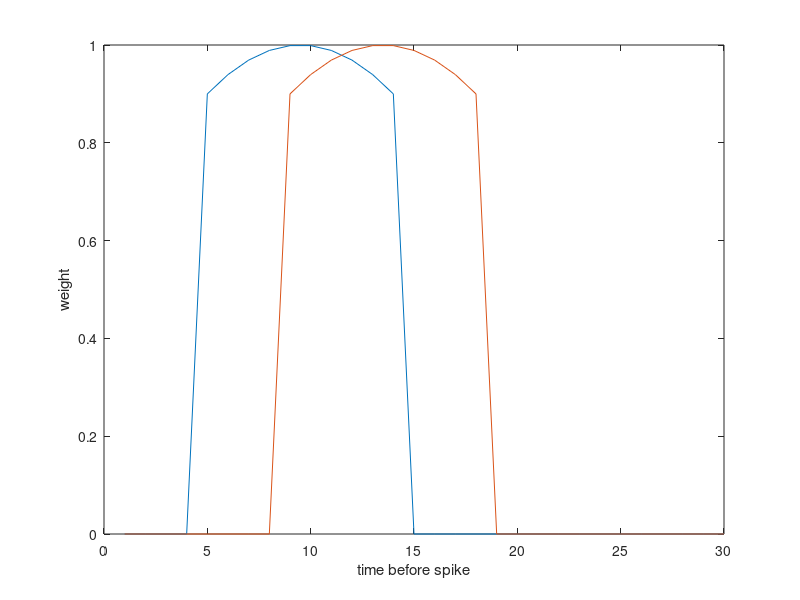
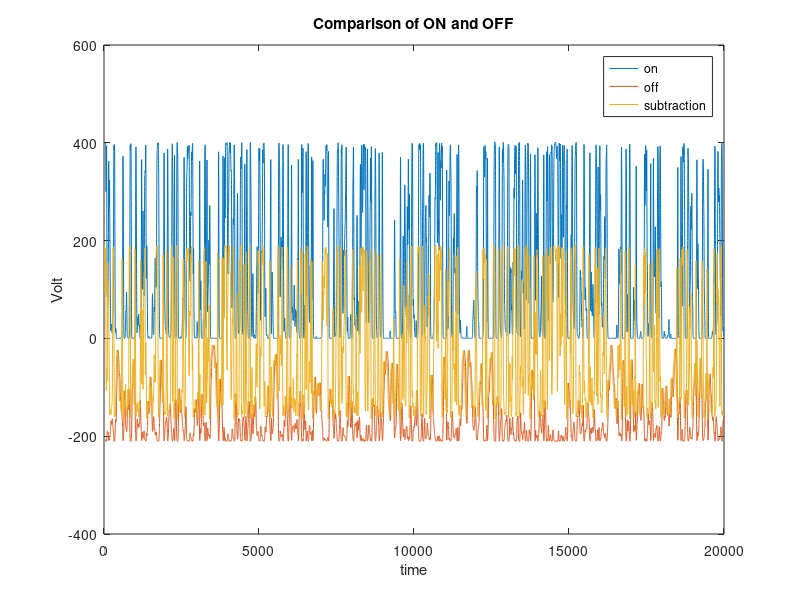

These figures' MATLAB source, in order:
clear all;
close all;
%% All parameter
HMM = 1;
T = 20000;
dt=1/60;
bar_size = 5;
stimulus_range = 200;

G_HMM = 3;
G_OU = 2.45;

ratio_on = 4;
ratio_off = -2;
on_sigma = 10;
off_sigma = 40;

integration_time = 30;
size_curve = 10;

On_delay = 5;
Off_delay = 9;
%% Setup bar position and trajectory

if HMM
%% HMM trajectory

D_HMM = 2700000; %dynamical range
omega =G_HMM/2.12;   % omega = G/(2w)=1.06; follow Bielak's overdamped dynamics/ 2015PNAS
Xarray = zeros(1,T);
Xarray(1,1)=0; % since the mean value of damped eq is zero
Vx = zeros(1,T);
%Use rntest(t)!!!
for t = 1:T-1
    Xarray(t+1) = Xarray(t) + Vx(t)*dt;
    Vx(t+1) = (1-G_HMM*dt)*Vx(t) - omega^2*Xarray(t)*dt + sqrt(dt*D_HMM)*randn;
end
nrx= (stimulus_range-bar_size*2-1)/(max(Xarray)-min(Xarray));
Xarray2=Xarray*nrx;
Xarray3=Xarray2+bar_size+1-min(Xarray2);%rearrange the boundary values
newXarray=round(Xarray3);


else
%% OU trajectory

D_OU = 2700000; %dynamical range
omega =G_OU/2.12;   % omega = G/(2w)=1.06; follow Bielak's overdamped dynamics/ 2015PNAS
x = zeros(1,T);
x(1,1)=0; % since the mean value of damped eq is zero
for uu = 1:T-1
    x(uu+1) = (1-dt*G_OU/(2.12)^2)*x(uu)+sqrt(dt*D_OU)*randn;
end
% Normalize to proper moving range
nrx=(stimulus_range-bar_size*2-1)/(max(x)-min(x));
x2=x*nrx;
x3=x2+bar_size+1-min(x2);%rearrange the boundary values
newXarray=round(x3);


end

bar_position = zeros(T,stimulus_range);

for step = 1:T
   bar_position(step,newXarray(step)-bar_size:newXarray(step)+bar_size) = ones(1,2*bar_size+1); 
end

% figure(100)
% plot(1:T,newXarray-100);


%% Receptive field center surround filter


range = 1:stimulus_range;
On = ratio_on *gaussmf(range,[on_sigma stimulus_range/2]);
Off = ratio_off*gaussmf(range,[off_sigma stimulus_range/2]);
% figure(1)
% plot(range,On);hold on
% plot(range,Off);hold off
% figure(2)
% plot(range,On+Off);


%% On and Off temporal filter

On_temporal = zeros(1,integration_time);
Off_temporal = zeros(1,integration_time);
x = linspace(-1.0, 1.0, size_curve);
curve = -0.1*x.*x+1;
On_temporal(On_delay:On_delay+size_curve-1) = On_temporal(On_delay:On_delay+size_curve-1)+curve;
Off_temporal(Off_delay:Off_delay+size_curve-1) = Off_temporal(Off_delay:Off_delay+size_curve-1)+curve;
figure(3)
plot(1:integration_time,On_temporal);hold on
plot(1:integration_time,Off_temporal);hold off
xlabel('time before spike')
ylabel('weight')


%% Convolution of stimulus and receptive field
conv_on = zeros(1,T);
conv_off = zeros(1,T);
for t = 1:T
    conv_on(t) = sum(bar_position(t,:).*On);
    conv_off(t) = sum(bar_position(t,:).*Off);
end
% figure(4)
% plot(1:T,conv_on-min(conv_on));hold on
% plot(1:T,normalize(conv_off));hold on
% plot(1:T,normalize(newXarray-100),'k.');hold off
% xlabel('time')
% ylabel('Temporal change of center and surround')
% title('HMM trajectory and temporal change after Gaussian filter')
% legend('on','off','trajectory')
% 

%% Temporal filtering
temp_on =zeros(1,T-integration_time);
temp_off =zeros(1,T-integration_time);
for t = 1:T-integration_time
    temp_on(t) = sum(conv_on(t:t+integration_time-1).*fliplr(On_temporal));
    temp_off(t) = sum(conv_off(t:t+integration_time-1).*fliplr(Off_temporal));
end
% 
% 
% figure(5)
% plot(1:T-integration_time,normalize(temp_on));hold on
% plot(integration_time+1:T,normalize(conv_on(integration_time+1:T)))
% xlabel('time')
% ylabel('Temporal change of ON')
% title('On temporal change before and after temporal filter')
% legend('After filter','Before filter')
% set(gcf,'units','normalized','outerposition',[0 0 1 1])
% 
% figure(6)
% plot(1:T-integration_time,normalize(temp_off));hold on
% plot(integration_time+1:T,normalize(conv_off(integration_time+1:T)))
% title('OFF temporal change before and after temporal filter')
% ylabel('Temporal change of Off')
% xlabel('time')
% legend('After filter','Before filter')
% set(gcf,'units','normalized','outerposition',[0 0 1 1])
% 

%% Subtraction of ON and OFF

Subtraction = temp_on + temp_off;


% figure(7)
% plot(1:T-integration_time,normalize(Subtraction));hold on;
% plot(integration_time+1:T,normalize(newXarray(integration_time+1:T)),'k.');hold off
% xlabel('time')
% ylabel('Subtraction of ON and OFF')
% title('Effect of subtraction')
% legend('Subtract','trajectory')
% set(gcf,'units','normalized','outerposition',[0 0 1 1])

figure(8)
plot(integration_time+1:T,temp_on);hold on;
plot(integration_time+1:T,temp_off);hold on;
plot(1:T-integration_time,Subtraction);hold off;
xlabel('time')
ylabel('Volt')
title('Comparison of ON and OFF')
legend('on','off','subtraction')
set(gcf,'units','normalized','outerposition',[0 0 1 1])


% Calculation of MI
% TheStimuli = temp_on;%newXarray(integration_time+1:T);
% StimuSN=30; %number of stimulus states
% nX=sort(TheStimuli);
% abin=length(nX)/StimuSN;
% intervals=[nX(1:abin:end) inf]; % inf: the last term: for all rested values
% temp=0; isi2=[];
% for jj=1:length(TheStimuli)
%     temp=temp+1;
%     isi2(temp) = find(TheStimuli(jj)<=intervals,1);
% end
% TheStimuli = Subtraction;
% backward = 100;
% forward = 100;
% BinningInterval =1;
% nX=sort(temp_on);
% abin=length(nX)/StimuSN;
% intervals=[nX(1:abin:end) inf]; % inf: the last term: for all rested values
% temp=0; Neurons=[];
% for jj=1:length(TheStimuli)
%     temp=temp+1;
%     Neurons(temp) = find(TheStimuli(jj)<=intervals,1);
% end
% 
% dat=[];informationp=[];temp=backward+2;
% for i=1:backward+1 %past(t<0)
%     x = Neurons((i-1)+forward+1:length(Neurons)-backward+(i-1))';
%     y = isi2(forward+1:length(isi2)-backward)';
%     dat{i}=[x,y];
%     norm=BinningInterval;
% 
%     [N,C]=hist3(dat{i},[max(Neurons)+1,max(isi2)]); %20:dividing firing rate  6:# of stim
%     px=sum(N,1)/sum(sum(N)); 
%     py=sum(N,2)/sum(sum(N)); 
%     pxy=N/sum(sum(N));
%     temp2=[];
%     for j=1:length(px)
%         for k=1:length(py)
%           temp2(k,j)=pxy(k,j)*log( pxy(k,j)/ (py(k)*px(j)) )/log(2)/norm;
%         end
%     end
%     temp=temp-1;
%     informationp(temp)=nansum(temp2(:));
% 
% end  
% 
% dat=[];informationf=[];temp=0;sdat=[];
% for i=1:forward
%     x =Neurons(forward+1-i:length(Neurons)-backward-i)';
%     y = isi2(forward+1:length(isi2)-backward)';
%     dat{i}=[x,y];
%     norm=BinningInterval;
% 
%     [N,C]=hist3(dat{i},[max(Neurons)+1,max(isi2)]); %20:dividing firing rate  6:# of stim
%     px=sum(N,1)/sum(sum(N)); 
%     py=sum(N,2)/sum(sum(N)); 
%     pxy=N/sum(sum(N));
%     temp2=[];
%     for j=1:length(px)
%         for k=1:length(py)
%             temp2(k,j)=pxy(k,j)*log( pxy(k,j)/ (py(k)*px(j)) )/log(2)/norm;
%         end
%     end
%     temp=temp+1;
%     informationf(temp)=nansum(temp2(:));
% 
% end
% figure(9)
% information=[informationp informationf];
% time=[-backward:forward];
% plot(time,information);
% xlabel('time shift')
% ylabel('MI(bits)')
